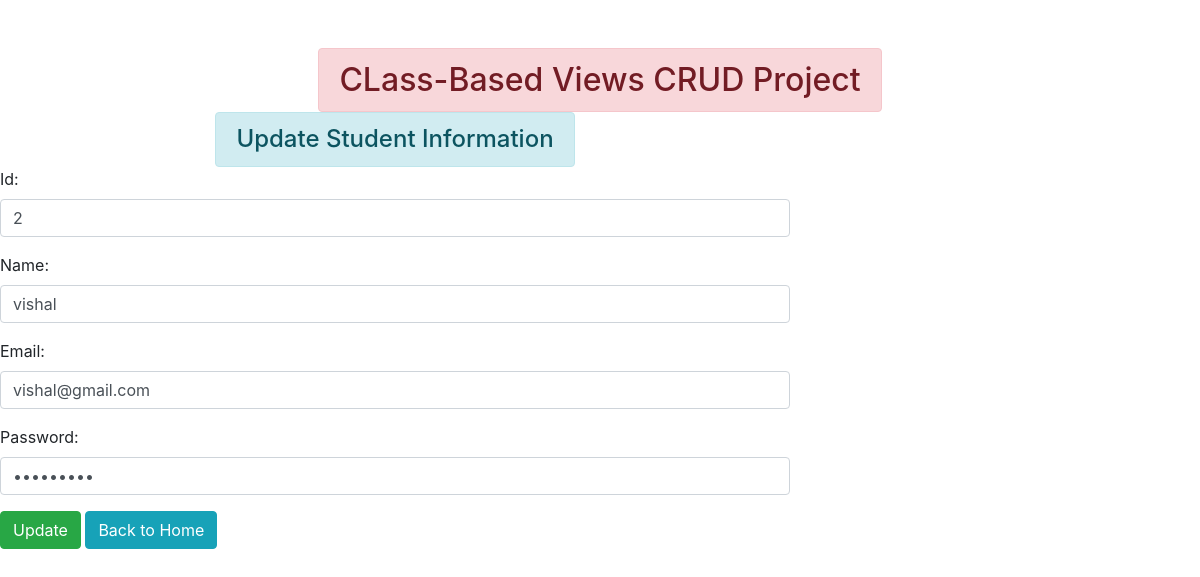
Page /2/ on the committed database.
### enroll/models.py (models this page shows)
class User(models.Model):
    id = models.IntegerField(primary_key=True)
    name = models.CharField(max_length=100)
    email = models.EmailField(max_length=100)
    password = models.CharField(max_length=100)

### enroll/views.py (the view, shortened to what this page needs)
# urls.py: path('<int:id>/', views.UserUpdateView.as_view(), name='updatedata'),
class UserUpdateView(View):
    def get(self, request, id):
        pi = User.objects.get(pk=id)    #pk = primary key
        fm = StudentRegistration(instance=pi)
        return render(request,'enroll/updatestudent.html', {'form':fm})

### enroll/forms.py
class StudentRegistration(forms.ModelForm):
    class Meta:
        model = User
        fields = ['id', 'name', 'email', 'password']
        widgets = {
            'id' : forms.TextInput(attrs={'class': 'form-control'}),
            'name': forms.TextInput(attrs={'class': 'form-control'}),
            'email': forms.EmailInput(attrs={'class': 'form-control'}),
            'password': forms.PasswordInput(render_value=True, attrs={'class': 'form-control'}),
        }

### enroll/templates/enroll/updatestudent.html (shortened to what this page needs)
{% extends 'enroll/base.html' %}
{% block content%}
<div class="row">
    <div class="col-sm-8 offset=2">
        <h4 class="alert alert-info">Update Student Information</h4>
        <form action="">
            {{form.as_p}}
            <input type="submit" class="btn btn-success" value="Update">
            <a href="{% url 'add&show' %}" class="btn btn-info">Back to Home</a>
        </form>
    </div>
</div>
{% endblock content %}

### enroll/static/css/core.css (style rules this page uses)
.alert { margin: 0 auto; width: fit-content; }

### rows in the picture
User: id "2", name "vishal", email "vishal@gmail.com"
